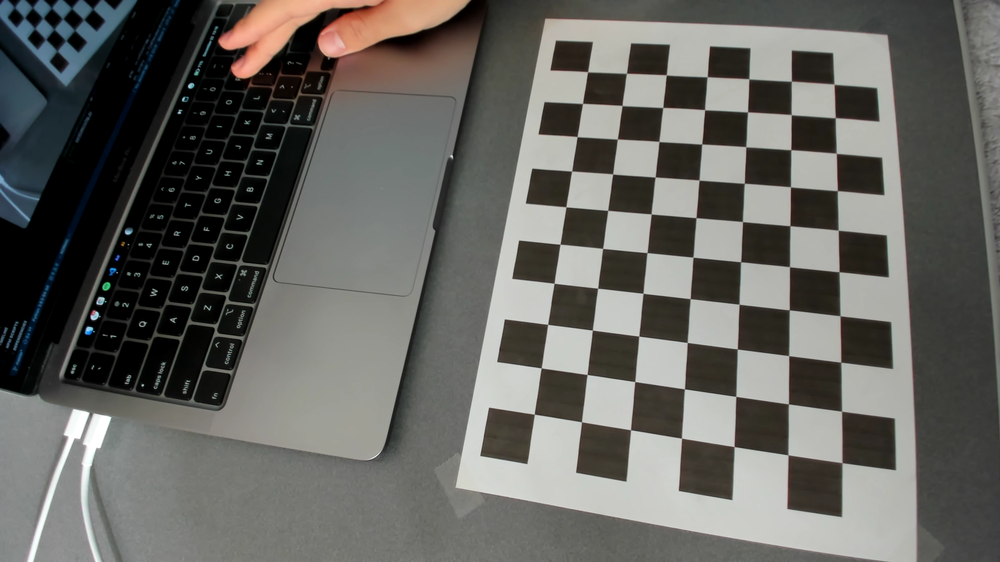
#> input picture client/calibration/img_left_cam/20201222_131900.png, 1000 x 562 px, shrunk from 1920 x 1080 before the run; its folder holds only this picture in this run
$ python calibCamera.py
#> lines starting #> are read from the running program, lines starting #| are printed output that depends on the picture; long printed decimals are rounded
#
# カメラの歪みを戻すための値を計算する
#
import numpy as np
import cv2
import glob
from time import sleep
from datetime import datetime

CALIB_TARGET = "left_cam"

TMP_FOLDER_PATH = "./res_" + CALIB_TARGET + "/"
MTX_PATH = TMP_FOLDER_PATH + "mtx_" + CALIB_TARGET + ".csv"
DIST_PATH = TMP_FOLDER_PATH + "dist_" + CALIB_TARGET + ".csv"

# メイン関数
def main():
    calcCamera() # カメラの歪みを計算

# カメラの歪みを計算する関数
def calcCamera():
    square_size = 24.0      # 正方形のサイズ(mm)
    pattern_size = (10, 7)  # 模様のサイズ
    pattern_points = np.zeros( (np.prod(pattern_size), 3), np.float32 ) #チェスボード（X,Y,Z）座標の指定 (Z=0)
    pattern_points[:,:2] = np.indices(pattern_size).T.reshape(-1, 2)
    pattern_points *= square_size
    obj_points = []
    img_points = []

    for fn in glob.glob("./img_" + CALIB_TARGET + "/*"):
        # 画像の取得
        im = cv2.imread(fn,0)
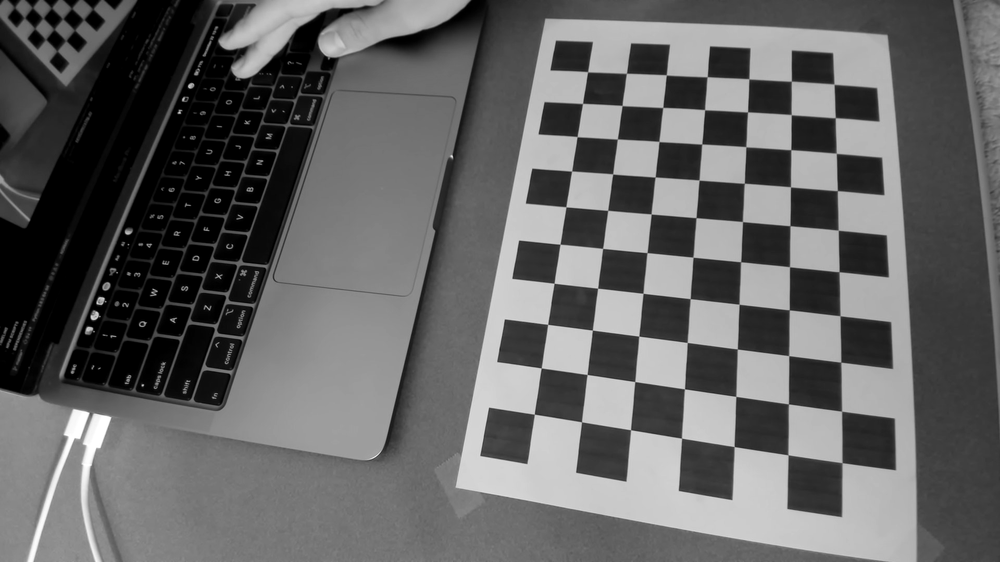
#> im: shape (562, 1000); min 0, max 255, mean 99.2
        print ("loading..." + fn)
        # チェスボードのコーナーを検出
        found, corner = cv2.findChessboardCorners(im, pattern_size)
#> found = True; corner = 70 rows, first 8: [534.3, 414.2], [541.3, 368.1], [547.7, 324.3], [554.1, 283.1], [560, 244.2], [565.8, 206.8], [571.6, 171.1], [577.2, 136.6]
        # コーナーがあれば
        if found:
            term = (cv2.TERM_CRITERIA_EPS + cv2.TERM_CRITERIA_COUNT, 30, 0.1)
            corners2 = cv2.cornerSubPix(im, corner, (5,5), (-1,-1), term)
#> corners2 = 70 rows, first 8: [534.3, 414.2], [541.2, 368], [547.6, 324.4], [554.1, 283.3], [560, 244.2], [565.9, 206.8], [571.6, 171.1], [577.1, 136.6]
            # マークをつけて画像保存
            img = cv2.drawChessboardCorners(im, pattern_size, corners2, found)
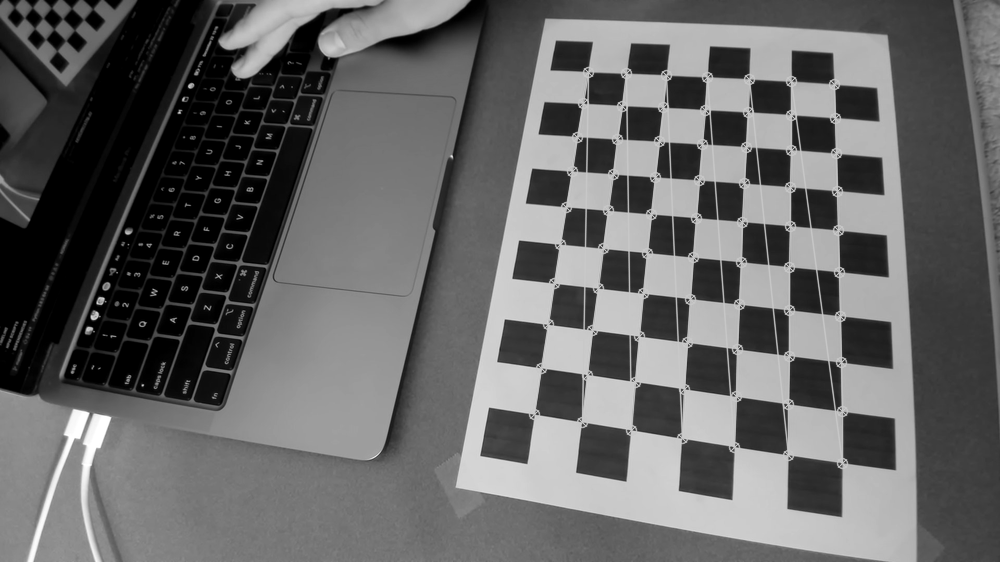
#> img: shape (562, 1000); min 0, max 255, mean 100.7
            saveImgByTime(TMP_FOLDER_PATH, img)
            sleep(1)
        # コーナーがない場合のエラー処理
        if not found:
            print ('chessboard not found')
            continue
        img_points.append(corner.reshape(-1, 2))   #appendメソッド：リストの最後に因数のオブジェクトを追加
        obj_points.append(pattern_points)

    # 内部パラメータを計算
    rms, K, d, r, t = cv2.calibrateCamera(obj_points, img_points, (im.shape[1],im.shape[0]), None, None)
#> rms = 0.0943; K = [[627, 0, 510], [0, 631.5, 278.3], [0, 0, 1]]; d = [[0.2, -0.59, 0.00388, 0.00734, 0.369]]; r = ([-0.416, -0.174, -1.4],); t = ([12.3, 68.77, 323.2],)

    # 計算結果を表示
    print ("RMS = ", rms)
#| RMS =  0.0943
    print ("K = \n", K)
#| K =
#|  [[627.015   0.         509.970]
#|  [  0.         631.536 278.348]
#|  [  0.           0.           1.        ]]
    print ("d = ", d.ravel())
#| d =  [ 0.1999 -0.5896  0.003877  0.007336  0.3695]

    # ファイル保存
    saveCalibrationFile(K, d, MTX_PATH, DIST_PATH)

# キャリブレーションCSVファイルを上書き保存する関数
def saveCalibrationFile(mtx, dist, mtx_path, dist_path):
    np.savetxt(mtx_path, mtx, delimiter =',',fmt="%0.14f")   #カメラ行列の保存
    np.savetxt(dist_path, dist, delimiter =',',fmt="%0.14f") #歪み係数の保存

# 画像を時刻で保存する関数
def saveImgByTime(dirPath, img):
    # 時刻を取得
    date = datetime.now().strftime("%Y%m%d_%H%M%S")
    path = dirPath + date + ".png"
    cv2.imwrite(path, img) # ファイル保存
    print("saved: ", path)

if __name__ == '__main__':
    main()

$ run again, on client/calibration/img_left_cam/20201222_131912.png
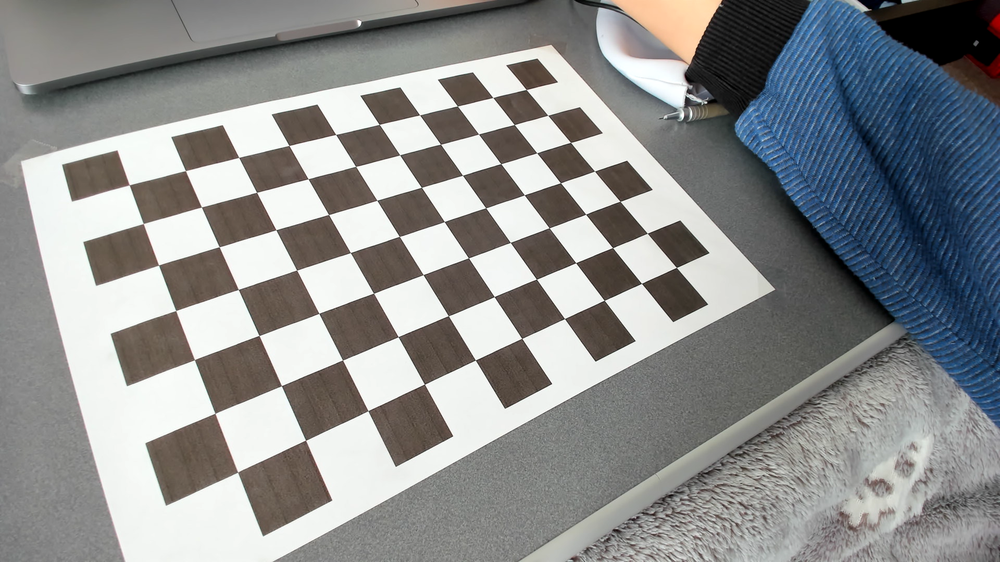
#> input picture client/calibration/img_left_cam/20201222_131912.png, 1000 x 562 px, shrunk from 1920 x 1080 before the run
#> in calcCamera, `im = cv2.imread(fn,0)`:
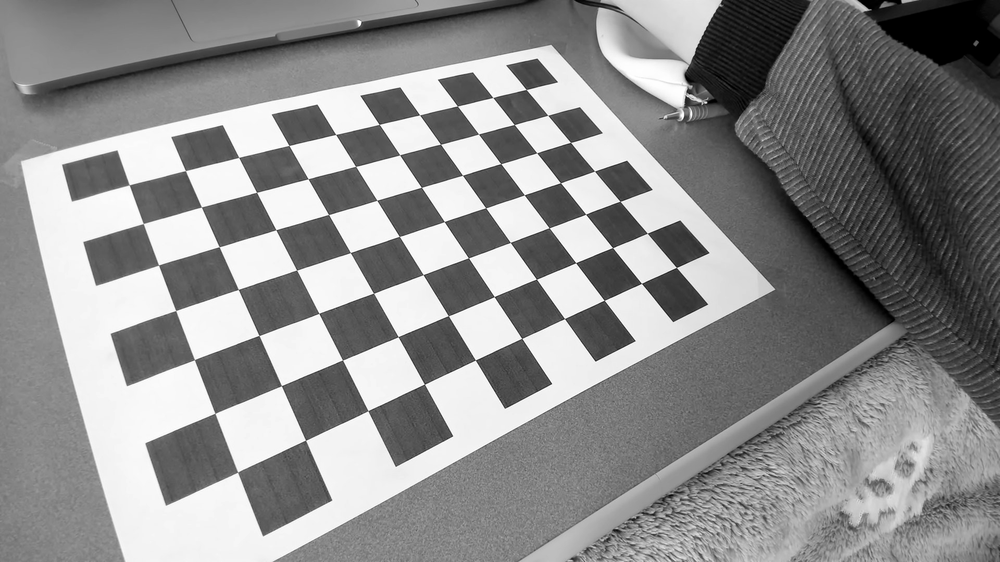
#> im: shape (562, 1000); min 0, max 255, mean 141
#> found = True; corner = 70 rows, first 8: [129.2, 184.9], [185.4, 170.6], [238.6, 157.4], [289, 145.5], [335.7, 134.5], [379.2, 124.4], [419.6, 114.8], [457.4, 106]
#> corners2 = 70 rows, first 8: [129.2, 184.9], [185.4, 170.6], [238.7, 157.4], [289, 145.5], [335.6, 134.5], [379.2, 124.4], [419.6, 114.9], [457.4, 106]
#> in calcCamera, `img = cv2.drawChessboardCorners(im, pattern_size, corners2, found)`:
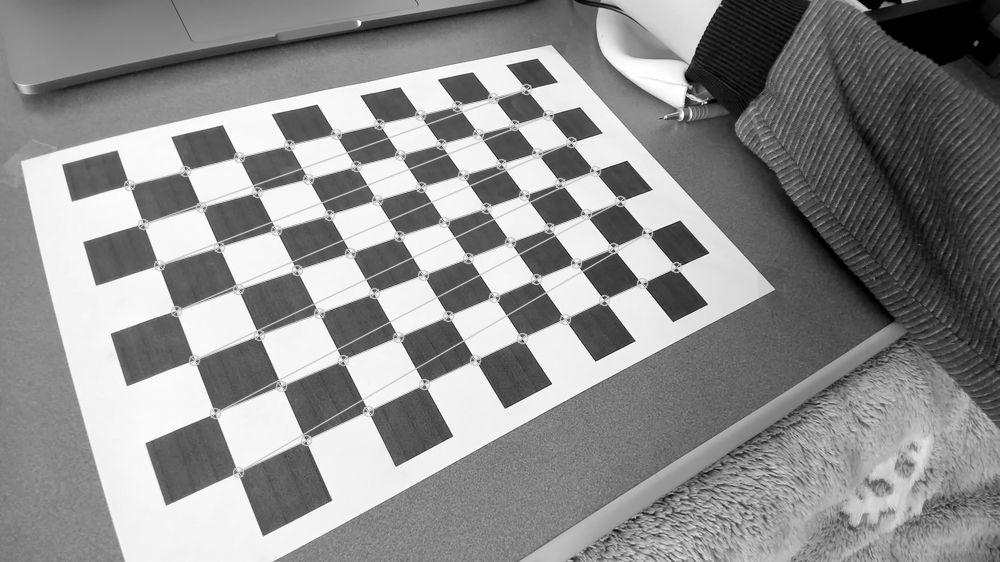
#> img: shape (562, 1000); min 0, max 255, mean 141.8
#> rms = 0.103; K = [[591.6, 0, 503.4], [0, 588.8, 277.3], [0, 0, 1]]; d = [[0.198, -0.593, 0.00425, -0.00303, 0.455]]; r = ([-0.534, -0.355, -0.475],); t = ([-166.2, -41.7, 267.2],)
#| RMS =  0.1027
#| K =
#|  [[591.586   0.         503.434]
#|  [  0.         588.785 277.270]
#|  [  0.           0.           1.        ]]
#| d =  [ 0.1982 -0.5934  0.004249 -0.003034  0.455 ]

$ run again, on client/calibration/img_left_cam/20201222_131916.png
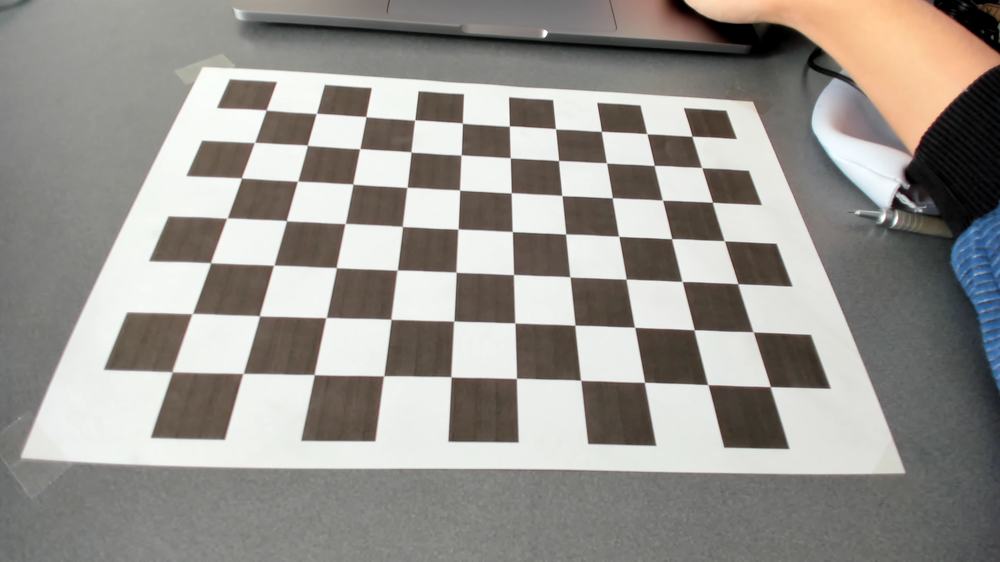
#> input picture client/calibration/img_left_cam/20201222_131916.png, 1000 x 562 px, shrunk from 1920 x 1080 before the run
#> in calcCamera, `im = cv2.imread(fn,0)`:
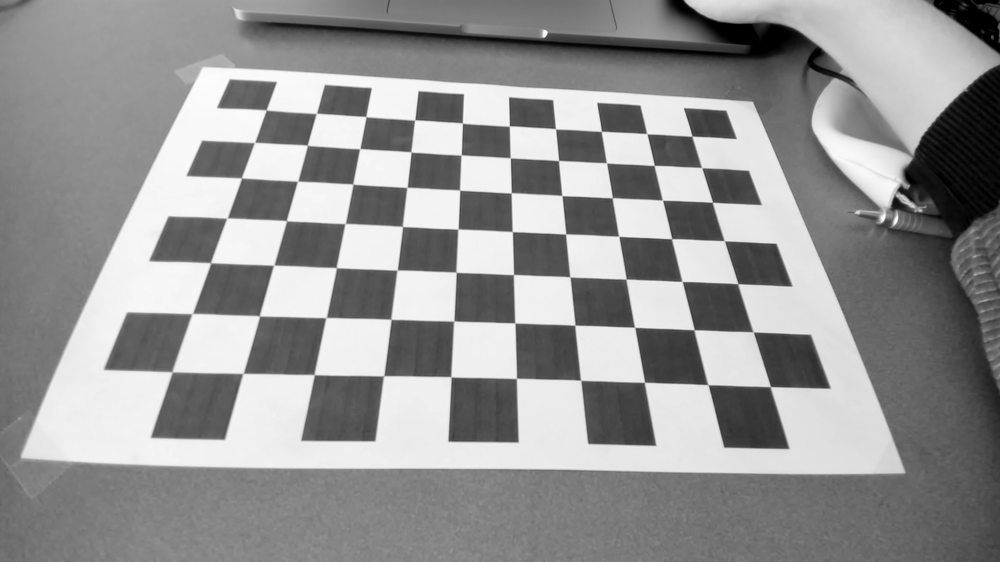
#> im: shape (562, 1000); min 0, max 255, mean 147.7
#> found = True; corner = 70 rows, first 8: [266.1, 109.9], [316.4, 113.4], [365.9, 116.5], [414.7, 119.9], [462.4, 123.1], [509.4, 126], [555.5, 128.7], [601.4, 131.3]
#> corners2 = 70 rows, first 8: [266.1, 109.9], [316.3, 113.4], [365.9, 116.6], [414.7, 119.9], [462.4, 123.1], [509.3, 126], [555.5, 128.8], [601.3, 131.4]
#> rms = 0.132; K = [[594.5, 0, 510.8], [0, 599.8, 278.5], [0, 0, 1]]; d = [[0.195, -0.515, 0.00359, -0.00101, 0.304]]; r = ([-0.655, -0.0924, 0.0102],); t = ([-120.3, -82.41, 298.3],)
#| RMS =  0.1315
#| K =
#|  [[594.541   0.         510.829]
#|  [  0.         599.825 278.540]
#|  [  0.           0.           1.        ]]
#| d =  [ 0.1949 -0.5153  0.003592 -0.001008  0.3038]

$ run again, on client/calibration/img_left_cam/20201222_131918.png
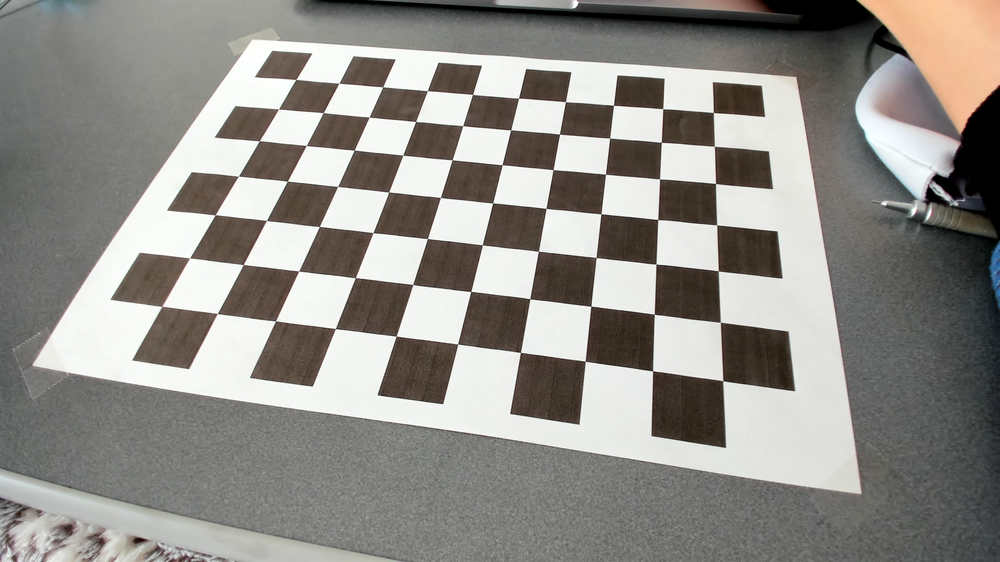
#> input picture client/calibration/img_left_cam/20201222_131918.png, 1000 x 562 px, shrunk from 1920 x 1080 before the run
#> found = True; corner = 70 rows, first 8: [295.8, 79.46], [338.8, 83.27], [382.7, 86.73], [427.4, 90.61], [472.5, 94.42], [518.5, 98.06], [565.4, 101.7], [613.5, 105.3]
#> corners2 = 70 rows, first 8: [295.8, 79.45], [338.8, 83.21], [382.7, 86.76], [427.4, 90.66], [472.5, 94.41], [518.5, 98.12], [565.4, 101.7], [613.5, 105.3]
#> in calcCamera, `img = cv2.drawChessboardCorners(im, pattern_size, corners2, found)`:
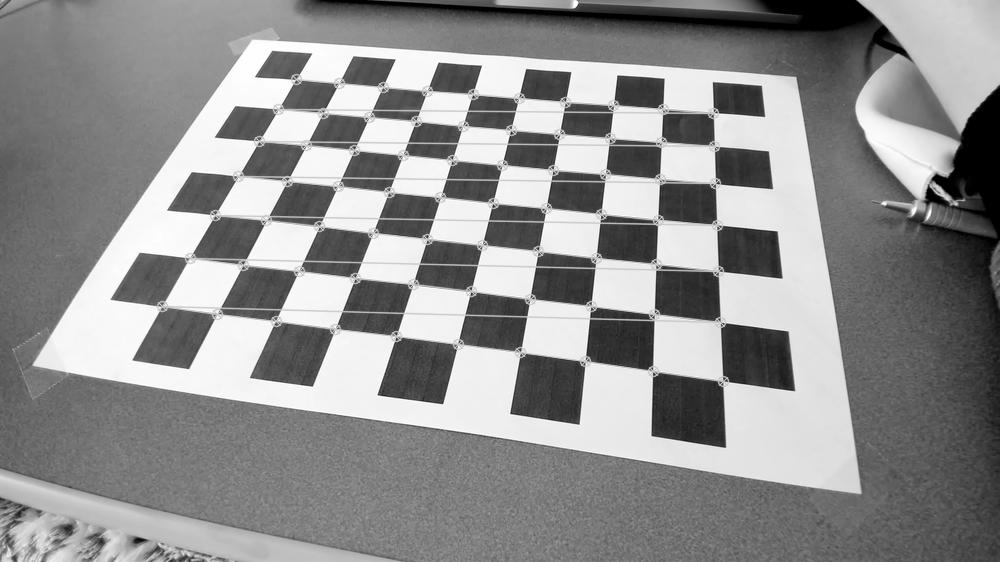
#> img: shape (562, 1000); min 0, max 255, mean 142.8
#> rms = 0.168; K = [[730.3, 0, 497.8], [0, 855.1, 281.7], [0, 0, 1]]; d = [[0.286, -1.22, 0.00386, -0.000765, 1.21]]; r = ([-0.786, 0.107, 0.156],); t = ([-107.4, -92.1, 395.1],)
#| RMS =  0.1682
#| K =
#|  [[730.324   0.         497.815]
#|  [  0.         855.090 281.656  ]
#|  [  0.           0.           1.        ]]
#| d =  [ 2.85554284e-01 -1.21914860e+00  3.86393699e-03 -7.65149507e-04
#|   1.20540582e+00]
